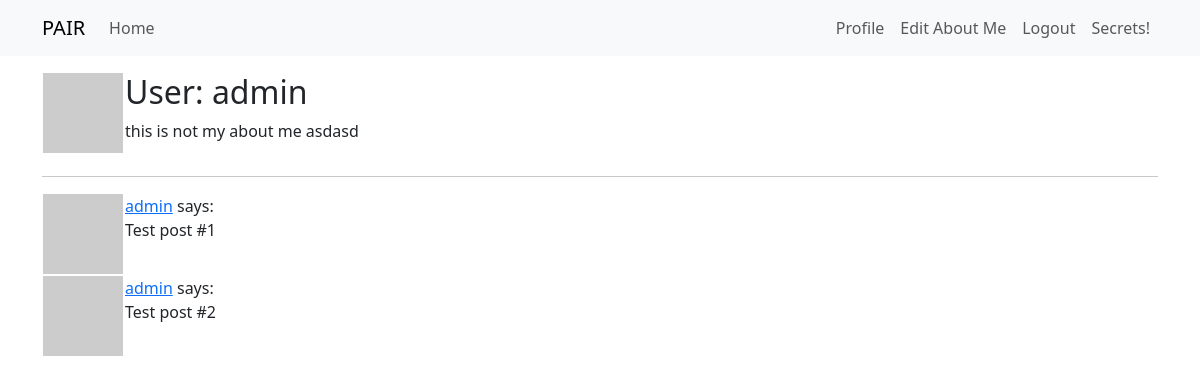
The page /user/admin (signed in) on the database as committed earlier.
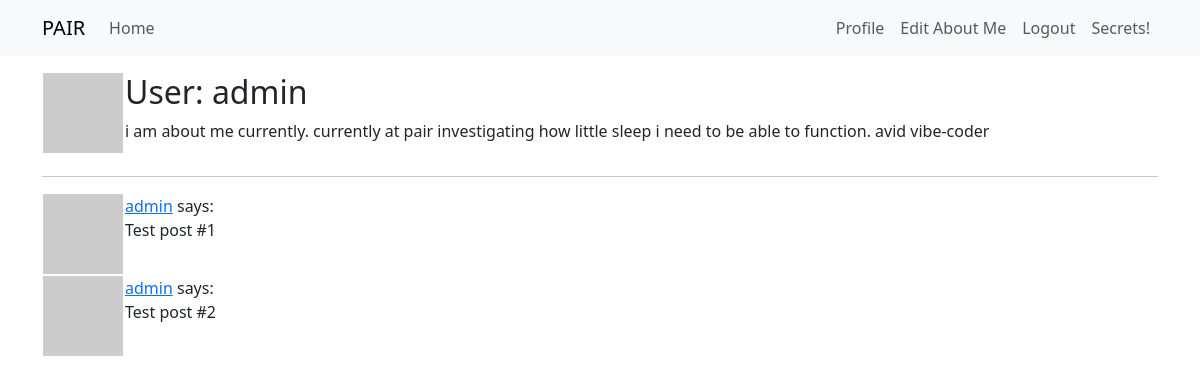
The same page on the database as committed later.
### app/models.py (models this page shows, shortened)
class User(UserMixin, db.Model):
    id: so.Mapped[int] = so.mapped_column(primary_key=True)
    username: so.Mapped[str] = so.mapped_column(sa.String(16), index=True, unique=True)
    password_hash: so.Mapped[str] = so.mapped_column(sa.String(256))
    about_me: so.Mapped[Optional[str]] = so.mapped_column(sa.String(120))
    posts: so.WriteOnlyMapped['Post'] = so.relationship(back_populates='author')
    def avatar(self, size):
        _salt = 'pair2025'
        digest = md5((self.username.lower() + _salt).encode('utf-8')).hexdigest()
        return f'https://www.gravatar.com/avatar/{digest}?d=retro&s={size}'

### app/routes.py (the view)
@app.route('/user/<username>')
@login_required
def user(username):
    user = db.first_or_404(sa.select(User).where(User.username == username))
    posts = [
        {'author': user, 'body': 'Test post #1'},
        {'author': user, 'body': 'Test post #2'}
    ]
    return render_template('user.html', user=user, posts=posts)

### app/models.py (called while the page is built)
@login.user_loader
def load_user(id):
    return db.session.get(User, int(id))

### app/templates/user.html (shortened to what this page needs)
{% extends "base.html" %}
{% block content %}
    <table>
        <tr valign="top">
            <td><img src="{{ user.avatar(128) }}"></td>
            <td>
                <h2> User: {{ user.username }}</h2>
                {% if user.about_me %}<p>{{ user.about_me }}</p>{% endif %}
            </td>
        </tr>
    </table>
    <hr>
    {% for post in posts %}
        {% include '_post.html' %}
    {% endfor %}
{% endblock %}

### app/templates/base.html (shortened to what this page needs)
<!doctype html>
<html lang="en">
  <head>
    <link
        href="https://cdn.jsdelivr.net/npm/bootstrap@5.3.2/dist/css/bootstrap.min.css"
        rel="stylesheet"
>
  </head>
  <body>
    <nav class="navbar navbar-expand-lg bg-body-tertiary">
      <div class="container">
        <a class="navbar-brand" href="{{ url_for('index') }}">PAIR</a>
        <div class="collapse navbar-collapse" id="navbarSupportedContent">
          <ul class="navbar-nav me-auto mb-2 mb-lg-0">
            <li class="nav-item">
              <a class="nav-link" aria-current="page" href="{{ url_for('index') }}">Home</a>
            </li>
          </ul>
          <ul class="navbar-nav mb-2 mb-lg-0">
            {% if current_user.is_anonymous %}
            <li class="nav-item">
              <a class="nav-link" aria-current="page" href="{{ url_for('login') }}">Login</a>
            </li>
            {% else %}
            <li class="nav-item">
              <a class="nav-link" aria-current="page" href="{{ url_for('user', username=current_user.username) }}">Profile</a>
            </li>
            <li class="nav-item">
              <a class="nav-link" aria-current="page" href="{{ url_for('edit_about_me') }}">Edit About Me</a>
            </li>
            <li class="nav-item">
              <a class="nav-link" aria-current="page" href="{{ url_for('logout') }}">Logout</a>
            </li>
            {% endif %}
            <li class="nav-item">
                <a class="nav-link" aria-current="page" href="{{ url_for('secret') }}">Secrets!</a>
            </li>
          </ul>
        </div>
      </div>
    </nav>
    <div class="container mt-3">
      {% block content %}{% endblock %}
    </div>
  </body>
</html>

### app/templates/_post.html
    <table>
        <tr valign="top">
            <td><img src="{{ post.author.avatar(36) }}"></td>
            <td><a href="user/{{ post.author.username }}" >{{ post.author.username }}</a> says:<br>{{ post.body }}</td>
        </tr>
    </table>

Rows that differ between the two databases and show on the page:
changed User "admin": about_me "this is not my about me asdasd" → "i am about me currently. currently at pair investigating how little sleep i need to be able to function. avid vibe-coder"
